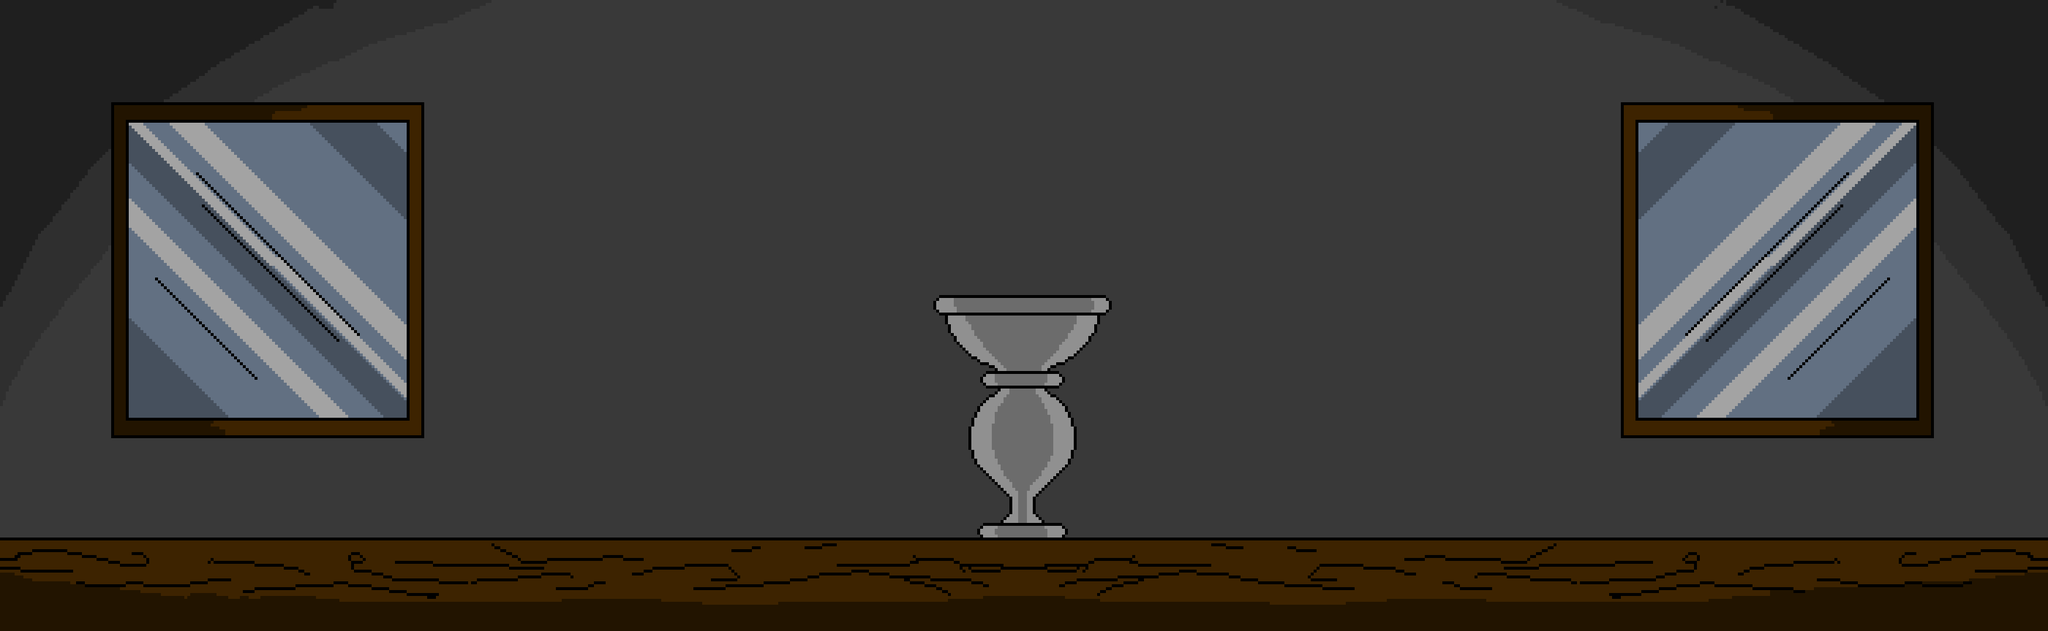

The image is a tile-based game level rendered from a .tmx file. Its description and source (layers, tilesets, objects; grid data summarised) follow:
An orthogonal 25x30 tile map with 140x36 px tiles, 1 tile layer (Camada de Tiles 1).

<map version="1.4" tiledversion="1.4.3" orientation="orthogonal" renderorder="right-down" width="25" height="30" tilewidth="140" tileheight="36" infinite="0" nextlayerid="2" nextobjectid="1">
 <tileset firstgid="1" source="sala secreta fundo.tsx" />
 <layer id="1" name="Camada de Tiles 1" width="25" height="30">
  <data>[750 cells, 750 non-empty, 750 distinct tile ids]</data>
 </layer>
</map>
